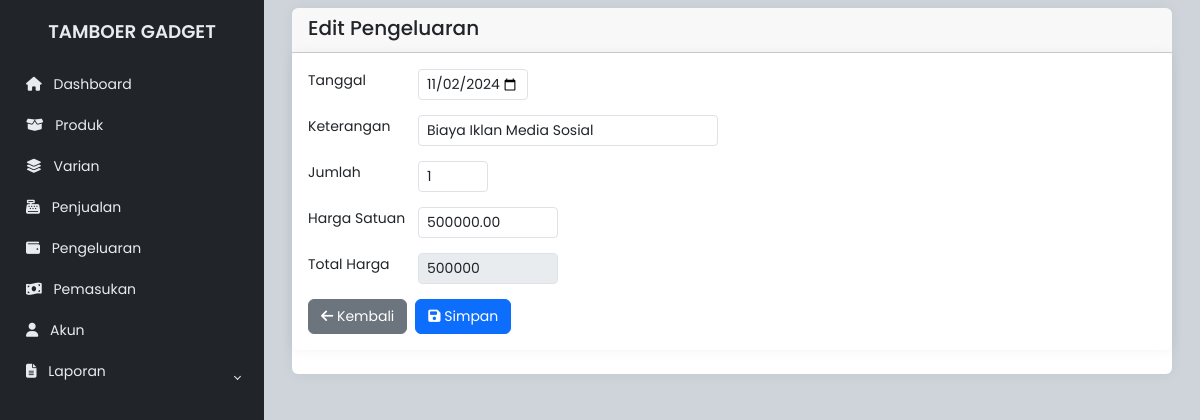
The app's page /admin/edit_pengeluaran.php?id=7 with its own data.
### tables this page shows
CREATE TABLE `pengeluaran` (
  `id_pengeluaran` int(11) NOT NULL,
  `tanggal` date NOT NULL,
  `keterangan` text DEFAULT NULL,
  `jumlah` int(11) NOT NULL,
  `harga_satuan` decimal(15,2) NOT NULL,
  `total_harga` decimal(15,2) GENERATED ALWAYS AS (`jumlah` * `harga_satuan`) STORED
);

### admin/edit_pengeluaran.php (the view, shortened to what this page needs)
<!DOCTYPE html>
<html lang="en">
<head>
    <link rel="stylesheet" href="https://cdn.jsdelivr.net/npm/bootstrap@5.3.0-alpha2/dist/css/bootstrap.min.css">
    <link rel="stylesheet" href="https://cdnjs.cloudflare.com/ajax/libs/font-awesome/6.1.1/css/all.min.css">
    <link rel="stylesheet" href="../css/style.css">
</head>
<body>
    <div class="wrapper">
        <?php include 'sidebar.php'; ?>
        <div class="main">
            <main class="content px-3 py-2">
                <div class="container-fluid">
                    <div class="card border-0">
                        <div class="card-header d-flex justify-content-between align-items-center">
                            <h5 class="card-title mb-1">Edit Pengeluaran</h5>
                        </div>
                        <div class="card border-0">
                            <div class="card-body">
                                <?php
                                include 'koneksi.php';
                                $id = $_GET['id'];
                                $sql = "SELECT * FROM pengeluaran WHERE id_pengeluaran = ?";
                                $stmt = $conn->prepare($sql);
                                $stmt->bind_param("i", $id);
                                $stmt->execute();
                                $result = $stmt->get_result();
                                if ($result->num_rows > 0) {
                                    $row = $result->fetch_assoc();
                                } else {
                                    die("Data tidak ditemukan.");
                                }
                                ?>
                                <form action="proses_edit_pengeluaran.php" method="POST">
                                    <div class="form-group">
                                        <label for="tanggal" class="form-label">Tanggal</label>
                                        <input type="date" class="form-control form-control-sm form-control-date"
                                            id="tanggal" name="tanggal"
                                            value="<?php echo htmlspecialchars($row['tanggal']); ?>" required
                                            style="max-width: 110px;">
                                    </div>
                                    <div class="form-group">
                                        <label for="keterangan" class="form-label">Keterangan</label>
                                        <input type="text" class="form-control form-control-sm" id="keterangan"
                                            name="keterangan"
                                            value="<?php echo htmlspecialchars($row['keterangan']); ?>" required>
                                    </div>
                                    <div class="form-group">
                                        <label for="jumlah" class="form-label">Jumlah</label>
                                        <input type="number" class="form-control form-control-sm" id="jumlah"
                                            name="jumlah" value="<?php echo htmlspecialchars($row['jumlah']); ?>"
                                            required style="max-width: 70px;">
                                    </div>
                                    <div class="form-group">
                                        <label for="harga_satuan" class="form-label">Harga Satuan</label>
                                        <input type="number" class="form-control form-control-sm" id="harga_satuan"
                                            name="harga_satuan"
                                            value="<?php echo htmlspecialchars($row['harga_satuan']); ?>" required
                                            style="max-width: 140px;">
                                    </div>
                                    <div class="form-group">
                                        <label for="total_harga" class="form-label">Total Harga</label>
                                        <input type="number" class="form-control form-control-sm" id="total_harga"
                                            name="total_harga"
                                            value="<?php echo htmlspecialchars($row['total_harga']); ?>" readonly
                                            style="max-width: 140px; background-color: #e9ecef; cursor: not-allowed;">
                                    </div>
                                    <div class="d-flex justify-content-start">
                                        <a href="pengeluaran.php" class="btn btn-secondary me-2"
                                            style="font-size: 14px;">
                                            <i class="fas fa-arrow-left"></i> Kembali
                                        </a>
                                        <button type="submit" class="btn btn-primary" style="font-size: 14px;">
                                            <i class="fas fa-save"></i> Simpan
                                        </button>
                                    </div>
                                </form>
                            </div>
                        </div>
                    </div>
            </main>
        </div>
    </div>
</body>
</html>

### css/style.css (style rules this page uses)
body { font-family: "Poppins", sans-serif; font-size: 0.875rem; opacity: 1; overflow-y: scroll; margin: 0; }
a { cursor: pointer; text-decoration: none; font-family: "Poppins", sans-serif; }
.wrapper { align-items: stretch; display: flex; width: 100%; }
.main { display: flex; flex-direction: column; min-height: 100vh; min-width: 0; overflow: hidden; transition: all 0.35s ease-in-out; width: 100%; background: var(--bs-dark-bg-subtle); }
.content { flex: 1; max-width: 100vw; width: 100vw; }
@media (min-width: 768px) { .content { max-width: auto; width: auto; } }
.card { box-shadow: 0 0 0.875rem 0 rgba(34, 46, 60, 0.05); margin-bottom: 24px; }

### admin/edit_pengeluaran.php (style rules this page uses)
.form-group { display: flex; align-items: center; margin-bottom: 15px; }
.form-label { min-width: 110px; }
.form-control-sm { max-width: 300px; }

### records on screen
pengeluaran: tanggal "11/02/2024", keterangan "Biaya Iklan Media Sosial", jumlah "1", harga_satuan "500000.00", total_harga "500000"
